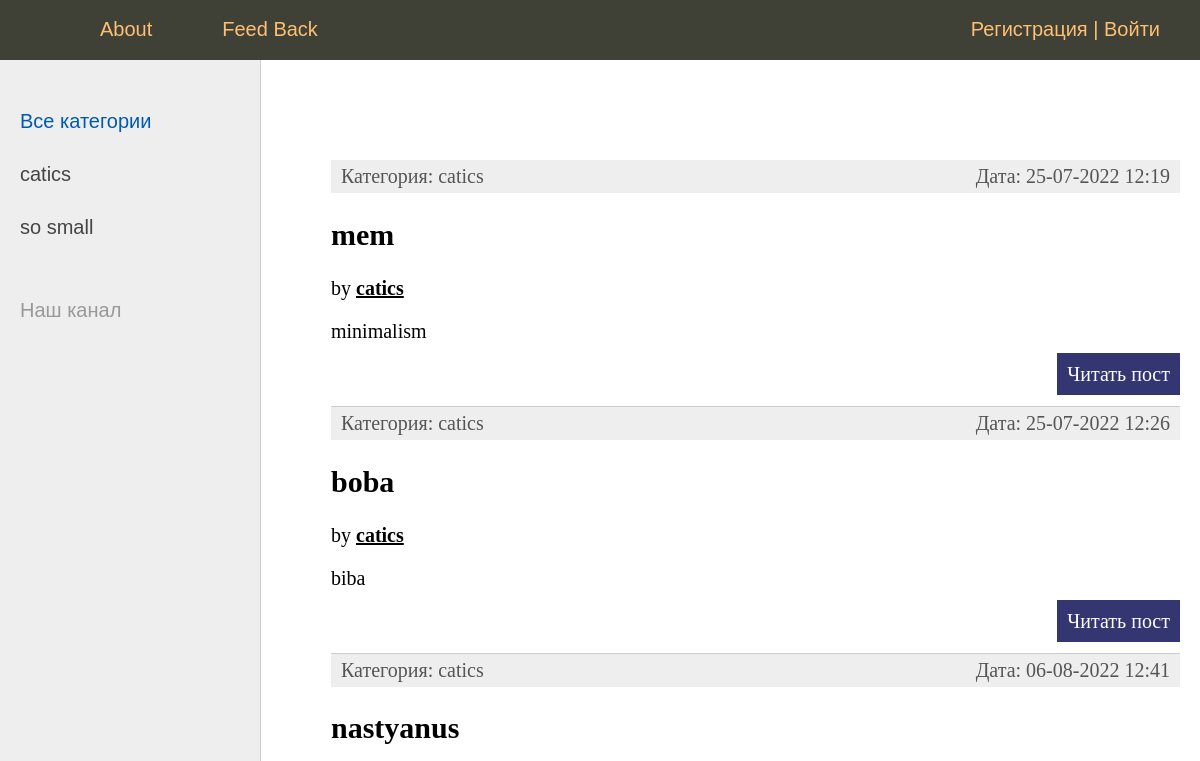
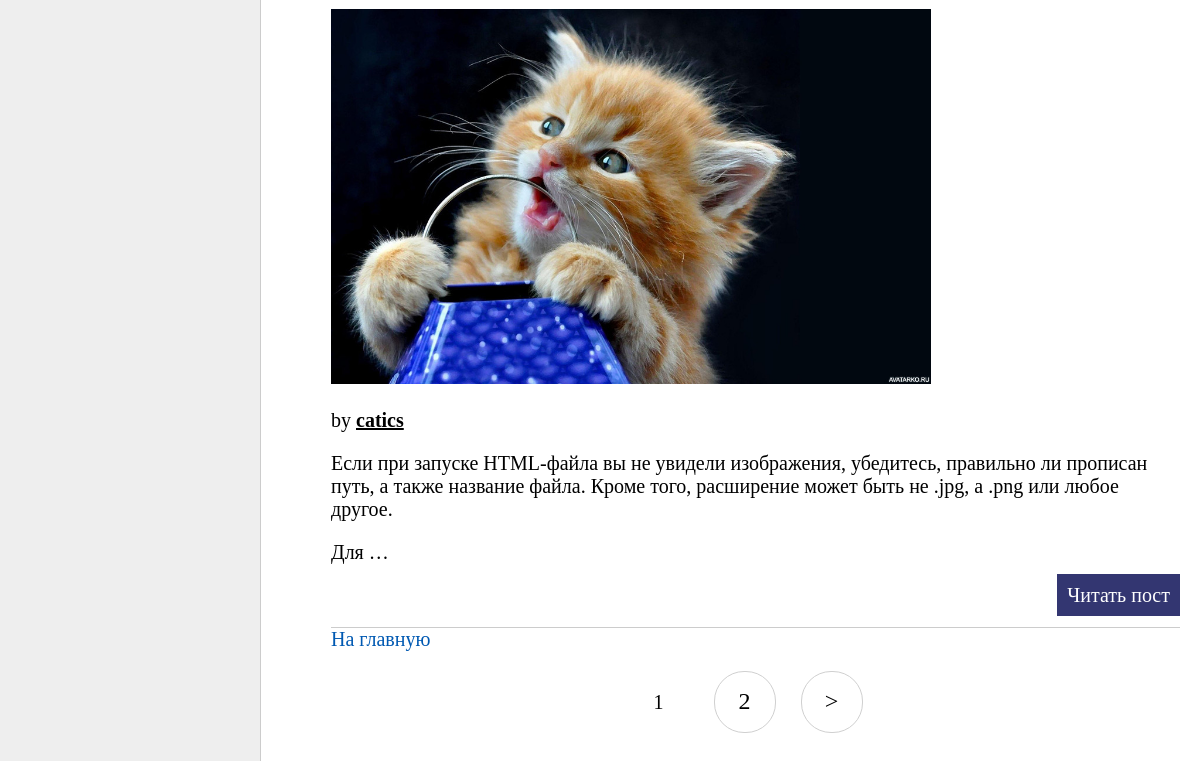
The app's page /, older data (2 pictures, top to bottom).
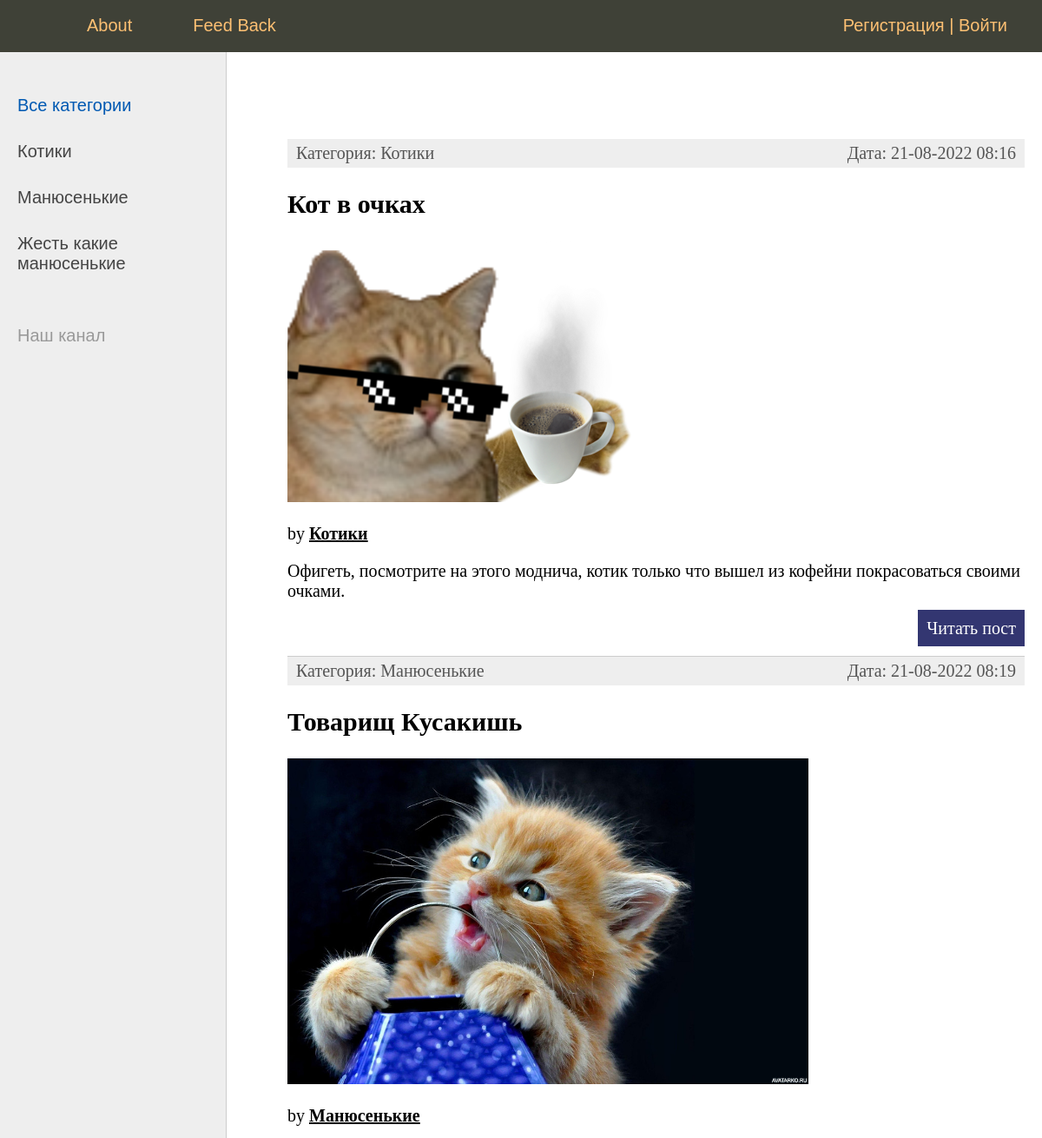
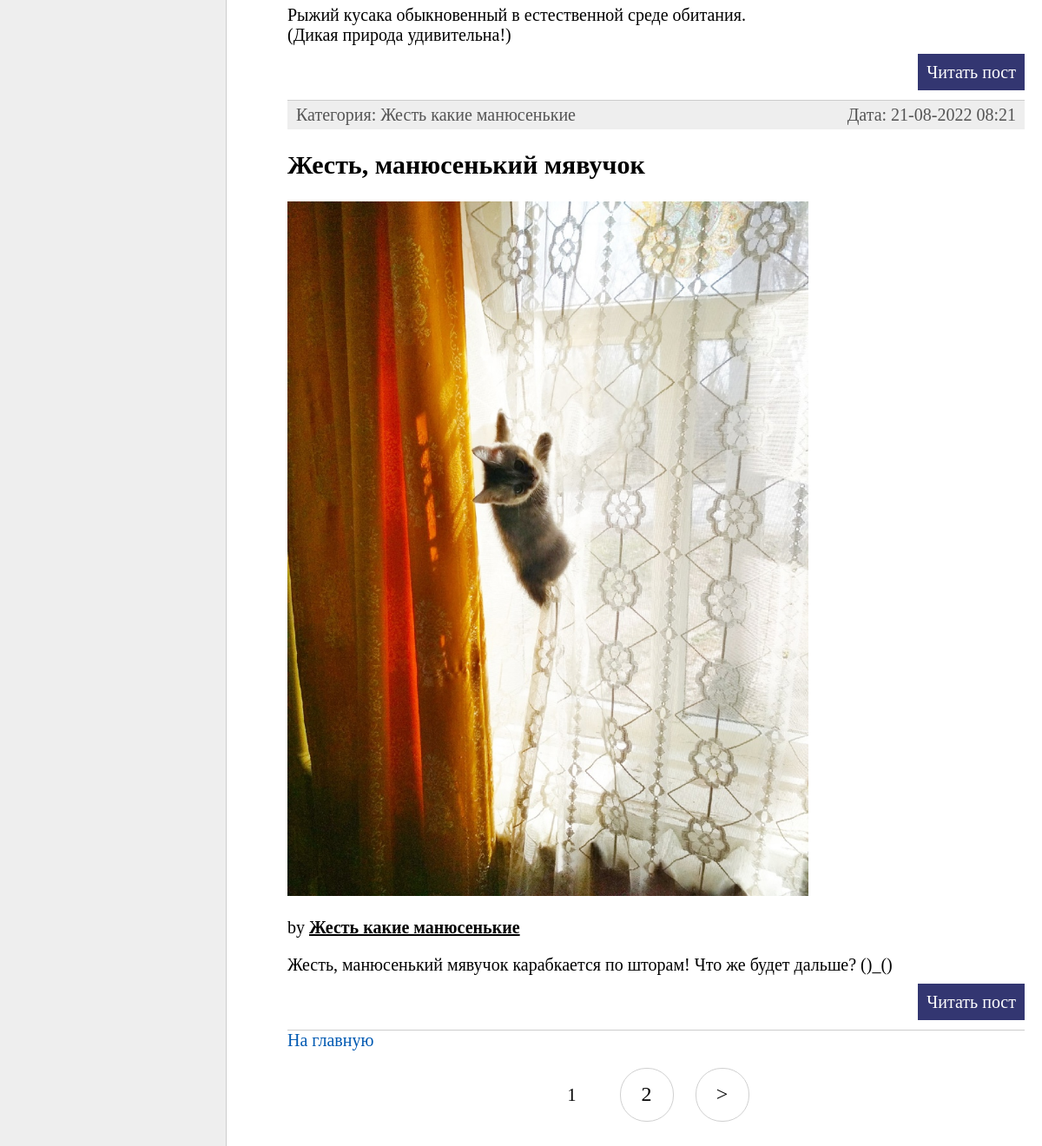
The same page, newer data (2 pictures, top to bottom).
### smeshnyavki/models.py (models this page shows, shortened)
class Category(Model):
    name = CharField(max_length=100, db_index=True, verbose_name="Категория")#автоматом добавляется индекс
    slug = SlugField(max_length=255, unique=True, db_index=True, verbose_name="URL")
    def __str__(self):
        return self.name
    class Meta:
        verbose_name = "Категория"
        verbose_name_plural = "Категории"
        ordering = ['pk',]

class Smeshnyavkа(Model):
    title = CharField(max_length=255, verbose_name="заголовок")
    slug = SlugField(max_length=255, unique=True, db_index=True, verbose_name="URL")
    content = TextField(blank=True, verbose_name="текст")#данное поле может быть пустым
    photo = ImageField(upload_to="photo/%Y/%m/%d/", verbose_name="фото")
    pub_time = DateTimeField(auto_now_add=True, verbose_name="дата публикации")
    is_published = BooleanField(default=True,  verbose_name="Публикация")
    categ = ForeignKey('Category', on_delete=PROTECT,  verbose_name="Категория котика")
    class Meta:
        verbose_name = "Смешные котики"
        verbose_name_plural = "Смешные котики"
        ordering = ['pub_time', 'title']

### smeshnyavki/views.py (the view)
# urls.py: path('', CatHome.as_view(), name='home'),
class CatHome(DataMixin, ListView):
    model = Smeshnyavkа # атрибут, который будет ссылаться на модель
    template_name = "smeshnyavki/index.html"
    context_object_name = 'memes'
    def get_context_data(self, *, object_list=None, **kwargs):
        context = super().get_context_data(**kwargs)#формируется на основе базового класса ListView
        c_def = self.get_user_context(title="Главная страница")# формируется на основе Mixina
        return dict(list(context.items()) + list(c_def.items()))
    def get_queryset(self):#читаем не все, а те, которые опубликованы
        return Smeshnyavkа.objects.filter(is_published=True).select_related('categ')

### smeshnyavki/templatetags/smeshnyavki_tags.py (called while the page is built)
@register.simple_tag(name='getCategs')#function is changed into tage
def get_categories(filter=None):
    if filter:
        return Category.objects.filter(pk=filter) #возвращаем коллекцию
    return Category.objects.all() #возвращаем коллекцию

@register.inclusion_tag('smeshnyavki/list_categories.html')
def show_categories(sort=None, categ_selected=0):
    categs = Category.objects.all() #возвращаем коллекцию
    if sort:
        categs = Category.objects.order_by(sort) #возвращаем коллекцию
    return{"categs": categs, 'categ_selected': categ_selected}

### smeshnyavki/templates/smeshnyavki/index.html
{% extends 'smeshnyavki/base.html' %}
{% block content %}
<ul class="list-articles">
    {% for m in memes %}
    <li>
        <div class="article-panel">
            <p class = "first"> Категория: {{m.categ}}</p>
            <p class = "last"> Дата: {{m.pub_time|date:"d-m-Y H:i"}}</p>
        </div>
        <h2>{{m.title}}</h2>
        {% if m.photo %}
        <p> <img class="img-artile-left thumb" src="{{m.photo.url}}" ></p>
        {% endif %}
        by <u><b>{{m.categ}} </b></u>
        {% autoescape on %}
        {{m.content|linebreaks|truncatewords:30}}
        {% endautoescape %}
        <p class="link-read-post"><a href="{% url 'mem' m.slug %}">Читать пост</a></p>
    </li>
    {% endfor %}
<a href="{% url 'home'%}">На главную</a>
</ul>
{% endblock %}

### smeshnyavki/templates/smeshnyavki/base.html (shortened to what this page needs)
<!DOCTYPE html>
{% load static %}
{% load smeshnyavki_tags %}
<html>
<head>
    <link type="text/css" href="{% static 'smeshnyavki/css/styles.css' %}" rel="stylesheet" />
</head>
<body>
<table class="table-page" border=0 cellpadding="0" cellspacing="0">
    <tr><td valign=top>
        {% block mainmenu %}
        <div class="header">
            <ul id="mainmenu" class="mainmenu">
                <li class="logo"><a href="{% url 'home' %}"><div class="logo"></div></a></li>
                {% for m in menu %}
                    <li><a href="{% url m.url_name %}">{{m.title}}</a></li>
               {% endfor %}
                {% if request.user.is_authenticated %}
                <p>{{request.user.name}}</p>
                    <li class="last">{{user.username}} | <a href="{% url 'logout' %}">Выйти</a></li>
                {% else %}
                    <li class="last"> <a href="{% url 'register' %}">Регистрация</a> | <a href="{% url 'login' %}">Войти</a></li>
                {% endif %}
            </ul>
        </div>
        {% endblock mainmenu %}
        <table class="table-content" border=0 cellpadding="0" cellspacing="0">
            <tr>
                <td valign="top" class="left-chapters">
                    <ul id="leftchapters">
                        {% if categ_selected == 0 %}
                            <li class="selected">Все категории</li>
                        {% else %}
                        <li> <a href="{% url 'home' %}">Все категории</a></li>
                        {% endif %}
                        {% for categ in categs %}
                            {% if categ.smeshnyavkа__count > 0 %}
                                {% if categ.pk == categ_selected %}
                                    <li class="selected">{{categ.name}}</li>
                                {% else %}
                                    <li> <a href="{% url 'category' categ.slug %}">{{categ.name}}</a></li>
                                {% endif %}
                            {% endif %}
                        {% endfor %}
                        <li class="share">
                            <p>Наш канал</p>
                            <a class="share-yt" href="https://www.youtube.com/channel/UClJzWfGWuGJL2t-3dYKcHTA/playlists" target="_blank" rel="nofollow"></a>
                        </li>
                    </ul>
                </td>
                <td valign="top" class="content">
                    <div class="content-text">
                        {% block content %}
                        {% endblock %}
                        {% if page_obj.has_other_pages %}
                            <nav class="list-pages">
                                <ul>
                                    {% for p in paginator.page_range %}
                                        {% if page_obj.number == p %}
                                            <li class="page-num page-num-selected">{{ p }}</li>
                                        {% elif p >= page_obj.number|add:-2 and p <= page_obj.number|add:2 %}
                                            <li class="page-num">
                                                <a href="?page={{  p }}" > {{ p }}</a>
                                            </li>
                                        {% endif %}
                                    {% endfor %}
                                    {% if page_obj.has_next %}
                                        <li class="page-num">
                                            <a href="?page={{  page_obj.next_page_number }}" > &gt; </a>
                                        </li>
                                    {% endif %}
                                </ul>
                            </nav>
                        {% endif %}
                    </div>
                </td></tr></table>
    </td></tr>
    </table>
</body>
</html>

Row changes from the older to the newer data that the page shows:
no longer on this page (row edited): Category: name "so small"
removed Smeshnyavkа: categ "catics", pub_time "25-07-2022 12:19", title "mem", content "minimalism"
removed Smeshnyavkа: categ "catics", pub_time "25-07-2022 12:26", title "boba", content "biba"
removed Smeshnyavkа: categ "catics", pub_time "06-08-2022 12:41", title "nastyanus", photo (picture), content "Если при запуске HTML-файла вы не увидели изображения, убедитесь, правильно ли прописан путь, а также название файла. Кроме того, расширение может быть не .jpg, а .png или любое другое. Для …"
changed Category: name "catics" → "Котики"
added Category: name "Манюсенькие"
added Category: name "Жесть какие манюсенькие"
added Smeshnyavkа: categ "Котики", pub_time "21-08-2022 08:16", title "Кот в очках", photo (picture), content "Офигеть, посмотрите на этого моднича, котик только что вышел из кофейни покрасоваться своими очками."
added Smeshnyavkа: categ "Манюсенькие", pub_time "21-08-2022 08:19", title "Товарищ Кусакишь", photo (picture), content "Рыжий кусака обыкновенный в естественной среде обитания. (Дикая природа удивительна!)"
added Smeshnyavkа: categ "Жесть какие манюсенькие", pub_time "21-08-2022 08:21", title "Жесть, манюсенький мявучок", photo (picture), content "Жесть, манюсенький мявучок карабкается по шторам! Что же будет дальше? ()_()"
